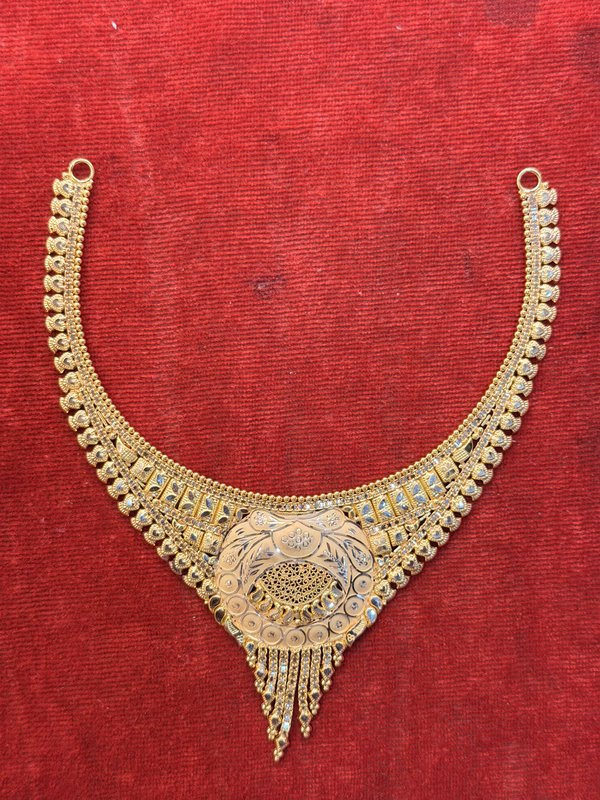
#> input picture scripts/thumbs/07_Fabric_Background_Reference__IMG_0037.HEIC.jpg, 600 x 800 px, found by its file name
$ python compare_pendant_motifs.py
#> lines starting #> are read from the running program, lines starting #| are printed output that depends on the picture
import os
import cv2
import numpy as np

p37 = 'scripts/thumbs/07_Fabric_Background_Reference__IMG_0037.HEIC.jpg'
p62 = 'scripts/thumbs/03_Necklace_IMG_0062__IMG_0062.JPG.jpeg.jpg'

img37 = cv2.imread(p37)
#> img37 is the input picture: shape (800, 600, 3); mean B, G, R 59.8, 64.8, 177.4
img62 = cv2.imread(p62)
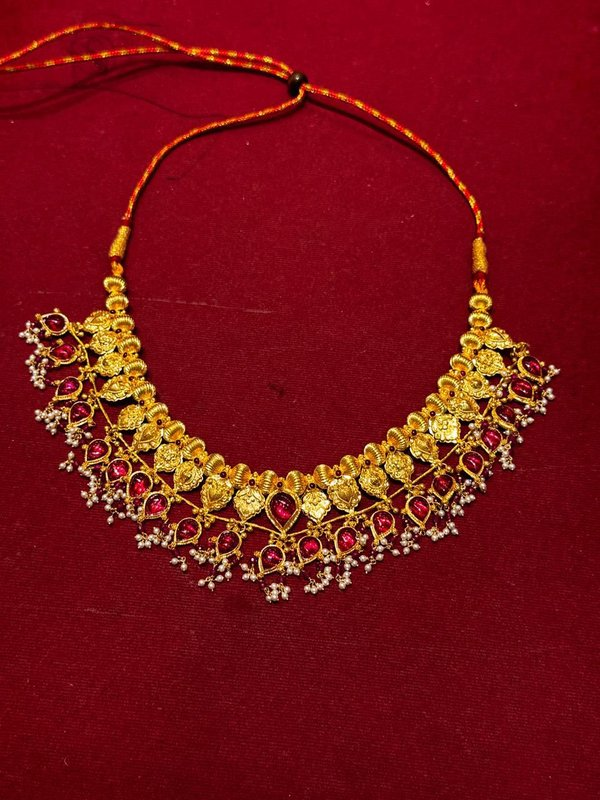
#> input picture scripts/thumbs/03_Necklace_IMG_0062__IMG_0062.JPG.jpeg.jpg, 600 x 800 px, found by its file name
#> img62 is the input picture: shape (800, 600, 3); mean B, G, R 22.5, 18.7, 120.4

# Save high-res crops of both to compare visually
cv2.imwrite('scripts/crop_necklace_0037.jpg', img37)
cv2.imwrite('scripts/crop_necklace_0062.jpg', img62)

# Check central pendant / motif
# In 0037, center is around (w//2, h//2 + 50)
h37, w37 = img37.shape[:2]
#> h37 = 800; w37 = 600
h62, w62 = img62.shape[:2]
#> h62 = 800; w62 = 600

pendant37 = img37[int(h37*0.5):int(h37*0.75), int(w37*0.35):int(w37*0.65)]
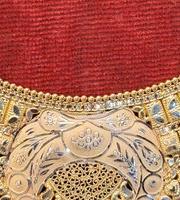
#> pendant37: shape (200, 180, 3); mean B, G, R 89.4, 109.7, 178.6
pendant62 = img62[int(h62*0.45):int(h62*0.75), int(w62*0.35):int(w62*0.65)]
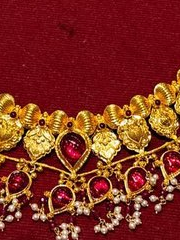
#> pendant62: shape (240, 180, 3); mean B, G, R 33.6, 48.9, 127.7

cv2.imwrite('scripts/pendant_0037.jpg', pendant37)
cv2.imwrite('scripts/pendant_0062.jpg', pendant62)

# Check ORB feature match between pendant37 and pendant62
orb = cv2.ORB_create(nfeatures=500)
kp1, des1 = orb.detectAndCompute(pendant37, None)
#> kp1 = 341 keypoints; strongest (x, y, size): (80, 165, 31), (136, 113, 31), (76, 164, 31), (137, 115, 31)
kp2, des2 = orb.detectAndCompute(pendant62, None)
#> kp2 = 396 keypoints; strongest (x, y, size): (137, 208, 31), (53, 150, 31), (136, 153, 31), (145, 150, 31)
bf = cv2.BFMatcher(cv2.NORM_HAMMING, crossCheck=True)
if des1 is not None and des2 is not None:
    matches = bf.match(des1, des2)
#> matches = 85 matches
    good = [m for m in matches if m.distance < 45]
#> good = []
    print(f"Pendant 0037 vs Pendant 0062: {len(matches)} total, {len(good)} good matches")
#| Pendant 0037 vs Pendant 0062: 85 total, 0 good matches
else:
    print("Could not compute descriptors for pendants")
